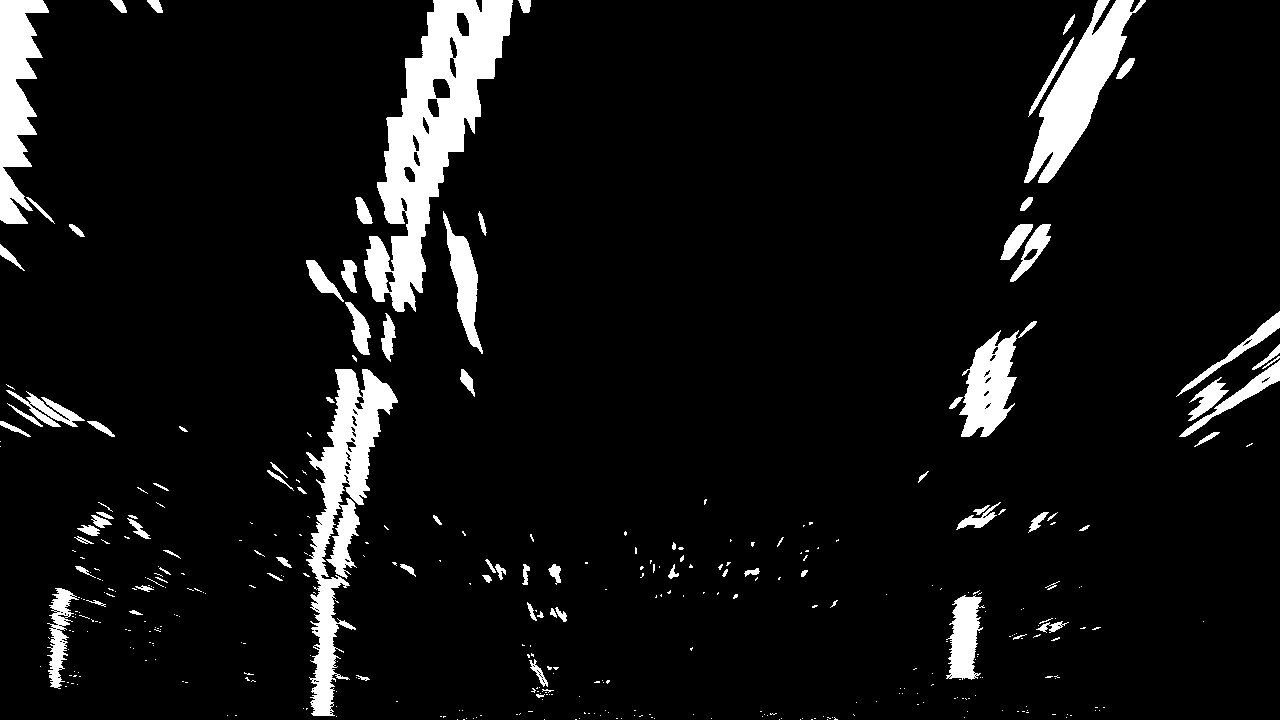
#> input picture warped.jpg, 1280 x 720 px
$ jupyter execute Lane_locator.ipynb   (older library calls are emulated)
#> lines starting #> are read from the running program, lines starting #| are printed output that depends on the picture
#> further down, img is the input picture: shape (720, 1280); min 0, max 255, mean 18.5
## How to locate lane pixels

In order to locate lane pixels, we employ couple of advanced methods here. One new feature that's introduced is the Line object. We use it to keep track of previous results.

### 1. Slide Window Search

[cell 1]
import cv2
import numpy as np
import matplotlib.pyplot as plt
import matplotlib.image as mpimg

[cell 2]
"""
Draw a 3-degree polynomial line on an image
"""
def draw_polyline(img, fit):
    y = np.linspace(0, img.shape[0]-1, img.shape[0])
    x = fit[0] * y**2 + fit[1] * y + fit[2]
    pts = np.array([np.transpose(np.vstack([x, y]))])
    cv2.polylines(img, np.int_(pts), isClosed=False, color=(255,255,0), thickness=3)
    return img

[cell 3]
"""
Sliding window search method. It's used to locate lane pixels from scratch, given no previous information.
Input: a binary image with birds' eye view.
Ouput: fitted left/right lane lines, a diagnosis image.
"""
def sliding_win_search(binary_warped, nwindows=9, margin=100, minpix=50):
    # A diagnosis image
#> called with nwindows = 9, margin = 100, minpix = 50
    diag_img = np.dstack((binary_warped, binary_warped, binary_warped))*255

    # Get the histogram of the bottom half of the image
    histogram = np.sum(binary_warped[binary_warped.shape[0]//2:,:], axis=0)
#> histogram = 1280 values, max 62445 at index 327, min 0 at index 208, mean 5170.2

    # Find the peak of the left and right halves of the histogram
    # These will be the starting point for the left and right lines
    midpoint = np.int(histogram.shape[0]/2)
#> midpoint = 640
    leftx_base = np.argmax(histogram[:midpoint])
#> leftx_base = 327
    rightx_base = np.argmax(histogram[midpoint:]) + midpoint
#> rightx_base = 971

    # Set height of windows
    window_height = np.int(binary_warped.shape[0]/nwindows)
#> window_height = 80

    # Identify the x and y positions of all nonzero pixels in the image
    nonzero = binary_warped.nonzero()
#> nonzero = 89486 positions, rows 0 to 719, columns 0 to 1279
    nonzeroy = np.array(nonzero[0])
    nonzerox = np.array(nonzero[1])
    # Current positions to be updated for each window
    leftx_current = leftx_base
#> leftx_current = 327
    rightx_current = rightx_base
#> rightx_current = 971

    # Create empty lists to receive left and right lane pixel indices
    left_lane_inds = []
    right_lane_inds = []

    # Step through the windows one by one
    for window in range(nwindows):
        # Identify window boundaries in x and y (and right and left)
        win_y_low = binary_warped.shape[0] - (window+1)*window_height
        win_y_high = binary_warped.shape[0] - window*window_height
        win_xleft_low = leftx_current - margin
        win_xleft_high = leftx_current + margin
        win_xright_low = rightx_current - margin
        win_xright_high = rightx_current + margin
        # Draw the windows on the visualization image
        cv2.rectangle(diag_img,(win_xleft_low,win_y_low),(win_xleft_high,win_y_high),(0,255,0), 3)
        cv2.rectangle(diag_img,(win_xright_low,win_y_low),(win_xright_high,win_y_high),(0,255,0), 3)
        # Identify the nonzero pixels in x and y within the window
        good_left_inds = ((nonzeroy >= win_y_low) & (nonzeroy < win_y_high) & (nonzerox >= win_xleft_low) & (nonzerox < win_xleft_high)).nonzero()[0]
        good_right_inds = ((nonzeroy >= win_y_low) & (nonzeroy < win_y_high) & (nonzerox >= win_xright_low) & (nonzerox < win_xright_high)).nonzero()[0]
        # Append these indices to the lists
        left_lane_inds.append(good_left_inds)
        right_lane_inds.append(good_right_inds)
        # If you found > minpix pixels, recenter next window on their mean position
        if len(good_left_inds) > minpix:
            leftx_current = np.int(np.mean(nonzerox[good_left_inds]))
        if len(good_right_inds) > minpix:
            rightx_current = np.int(np.mean(nonzerox[good_right_inds]))
#> this loop made 9 passes
#> (win_xleft_low, win_xleft_high, win_xright_low, win_xright_high, leftx_current, rightx_current) on passes 1 to 9: (227, 427, 871, 1071, 319, 968), (219, 419, 868, 1068, 327, 989), (227, 427, 889, 1089, 329, 1002), (229, 429, 902, 1102, 344, 977), (244, 444, 877, 1077, 366, 992), (266, 466, 892, 1092, 391, 1021), (291, 491, 921, 1121, 411, 1036), (311, 511, 936, 1136, 432, 1063), (332, 532, 963, 1163, 462, 1097)
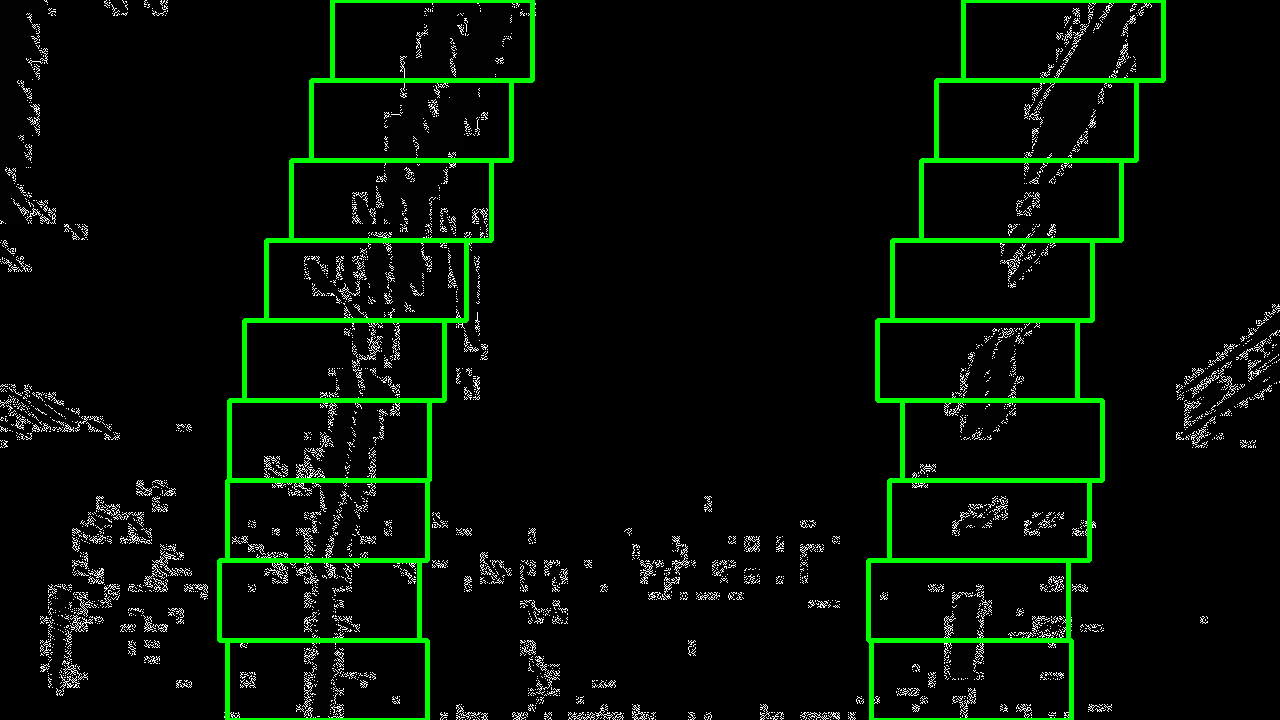
#> diag_img: shape (720, 1280, 3); mean of channels 0, 1, 2 6.1, 15.3, 6.1; drawn as R, G, B
#> after the loop, left_lane_inds = 9 items; right_lane_inds = 9 items

    # Concatenate the arrays of indices
    left_lane_inds = np.concatenate(left_lane_inds)
    right_lane_inds = np.concatenate(right_lane_inds)

    # Extract left and right line pixel positions
    leftx = nonzerox[left_lane_inds]
    lefty = nonzeroy[left_lane_inds]
    rightx = nonzerox[right_lane_inds]
    righty = nonzeroy[right_lane_inds]

    # Fit a second order polynomial to each
    left_fit = np.polyfit(lefty, leftx, 2)
#> left_fit = [0.000223, -0.391, 478.1]
    right_fit = np.polyfit(righty, rightx, 2)
#> right_fit = [0.00042, -0.48, 1115.2]

    # Highlight lane pixels and draw fit polynomials
    diag_img[nonzeroy[left_lane_inds], nonzerox[left_lane_inds]] = [255, 0, 0]
    diag_img[nonzeroy[right_lane_inds], nonzerox[right_lane_inds]] = [0, 0, 255]
    draw_polyline(diag_img, left_fit)
#> in draw_polyline, `x = fit[0] * y**2 + fit[1] * y + fit[2]`: x = 720 values, max 478.1 at index 0, min 312.5 at index 719, mean 376.1
#> in draw_polyline, `pts = np.array([np.transpose(np.vstack([x, y]))])`: pts = 720 pairs, first value 312.5 to 478.1, second value 0 to 719
    draw_polyline(diag_img, right_fit)
#> in draw_polyline (call 2), `x = fit[0] * y**2 + fit[1] * y + fit[2]`: x = 720 values, max 1115.2 at index 0, min 978.2 at index 571, mean 1015.2
#> in draw_polyline (call 2), `pts = np.array([np.transpose(np.vstack([x, y]))])`: pts = 720 pairs, first value 978.2 to 1115.2, second value 0 to 719
#> in draw_polyline (call 2), `cv2.polylines(img, np.int_(pts), isClosed=False, color=(255,255,0), th..`:
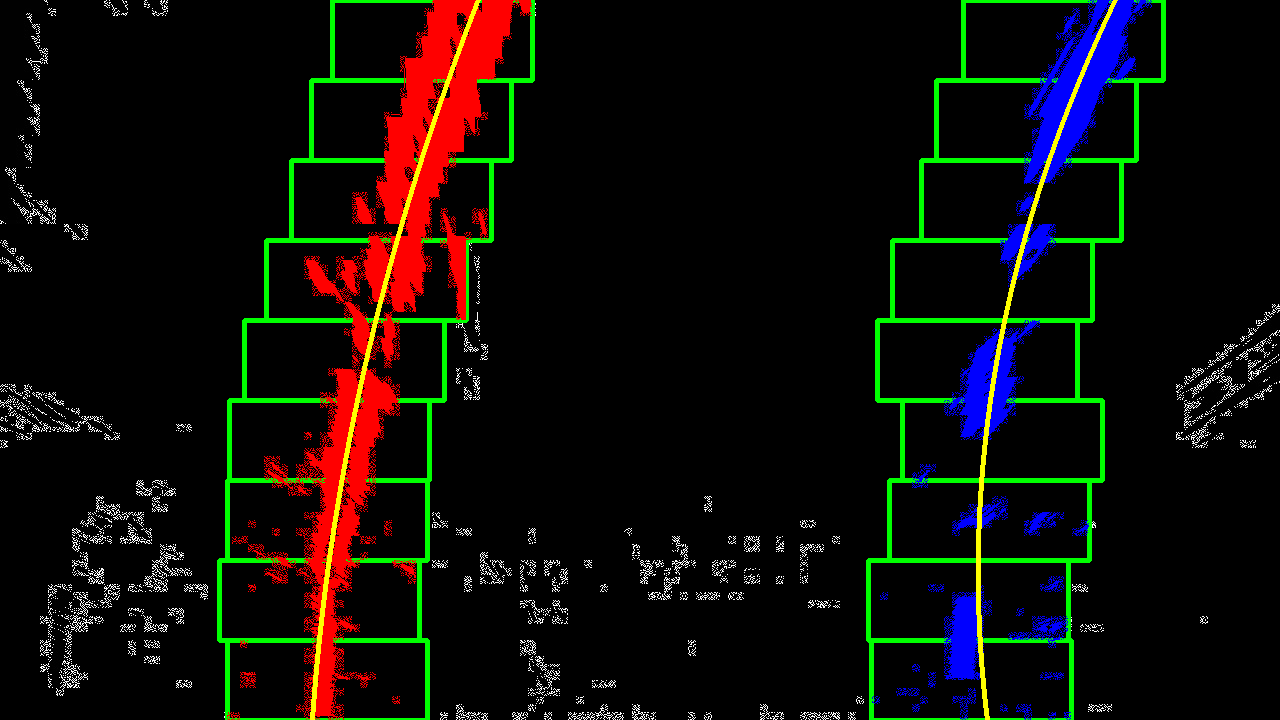
#> img: shape (720, 1280, 3); mean of channels 0, 1, 2 15.4, 12.9, 8.4; drawn as R, G, B

    return left_fit, right_fit, diag_img

[cell 4]
img = mpimg.imread('warped.jpg')
plt.imshow(img, cmap='gray')
plt.show()

left_fit, right_fit, diag_img = sliding_win_search(img)
#> left_fit = [0.000223, -0.391, 478.1]; right_fit = [0.00042, -0.48, 1115.2]
plt.imshow(diag_img)
plt.show()

### 2. Polynomial ROI search

If we keep track of the location of previous lane line, we can search around those lane lines.

[cell 5]
"""
Draw search region (Region of Interest) on an image
"""
def draw_roi(img, fit, margin):
    window_img = np.zeros_like(img)

    # Generate x and y values for plotting
    y = np.linspace(0, img.shape[0]-1, img.shape[0])
    x = fit[0] * y**2 + fit[1] * y + fit[2]

    line_window1 = np.array([np.transpose(np.vstack([x-margin, y]))])
    line_window2 = np.array([np.flipud(np.transpose(np.vstack([x+margin, y])))])
    line_pts = np.hstack((line_window1, line_window2))

    # Draw the lane onto the warped blank image
    cv2.fillPoly(window_img, np.int_([line_pts]), (0,255, 0))
    result = cv2.addWeighted(img, 1, window_img, 0.3, 0)
    return result

[cell 6]
"""
Search lane pixels within a polynomial ROI given the previous left and right lane polynomial function.
Input: a binary image from birds' eye view, left lane and right lane polynomial function.
Output: fitted left/right lane lines, a diagnosis image.
"""
def search_roi(binary_warped, left_fit, right_fit, margin=100):
#> called with left_fit = array of shape (3,), right_fit = array of shape (3,), margin = 100
    nonzero = binary_warped.nonzero()
#> nonzero = 89486 positions, rows 0 to 719, columns 0 to 1279
    nonzeroy = np.array(nonzero[0])
    nonzerox = np.array(nonzero[1])

    left_center = left_fit[0]*(nonzeroy**2) + left_fit[1]*nonzeroy + left_fit[2]
    left_lane_inds = ((nonzerox > (left_center - margin)) & (nonzerox < (left_center + margin)))
    right_center = right_fit[0]*(nonzeroy**2) + right_fit[1]*nonzeroy + right_fit[2]
    right_lane_inds = ((nonzerox > (right_center - margin)) & (nonzerox < (right_center + margin)))

    # Again, extract left and right line pixel positions
    leftx = nonzerox[left_lane_inds]
    lefty = nonzeroy[left_lane_inds]
    rightx = nonzerox[right_lane_inds]
    righty = nonzeroy[right_lane_inds]

    # Fit a second order polynomial to each
    left_fit = np.polyfit(lefty, leftx, 2)
#> left_fit = [0.000157, -0.347, 475.9]
    right_fit = np.polyfit(righty, rightx, 2)
#> right_fit = [0.000435, -0.489, 1115.9]


    #------------- VISUALIZE THE OUTPUT ------------------

    # Create an image to draw on and an image to show the selection window
    diag_img = np.dstack((binary_warped, binary_warped, binary_warped))*255
    # Color in left and right line pixels
    diag_img[nonzeroy[left_lane_inds], nonzerox[left_lane_inds]] = [255, 0, 0]
    diag_img[nonzeroy[right_lane_inds], nonzerox[right_lane_inds]] = [0, 0, 255]
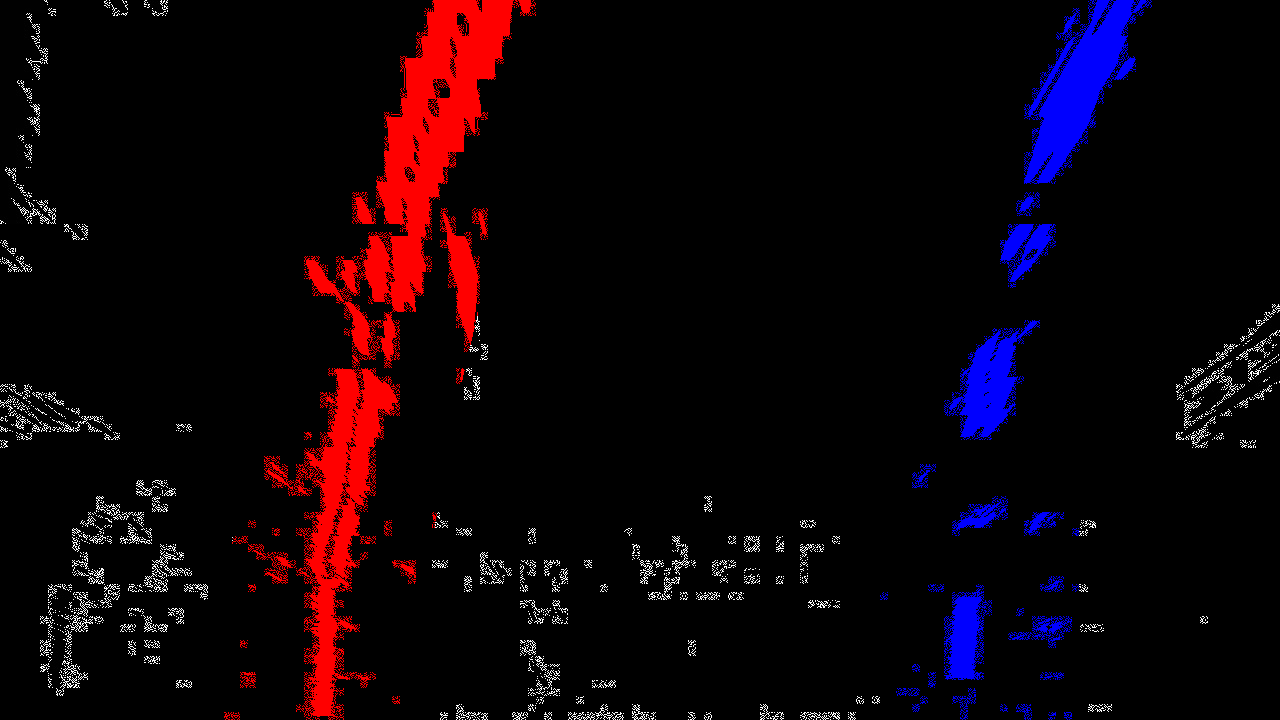
#> diag_img: shape (720, 1280, 3); mean of channels 0, 1, 2 14.4, 3, 8.9; drawn as R, G, B

    # Illustrate the search window area
    diag_img = draw_roi(diag_img, left_fit, margin)
#> in draw_roi, `x = fit[0] * y**2 + fit[1] * y + fit[2]`: x = 720 values, max 475.9 at index 0, min 307.6 at index 719, mean 378.2
#> in draw_roi, `line_window1 = np.array([np.transpose(np.vstack([x-margin, y]))])`: line_window1 = 720 pairs, first value 207.6 to 375.9, second value 0 to 719
#> in draw_roi, `line_window2 = np.array([np.flipud(np.transpose(np.vstack([x+margin, y..`: line_window2 = 720 pairs, first value 407.6 to 575.9, second value 0 to 719
#> in draw_roi, `line_pts = np.hstack((line_window1, line_window2))`: line_pts = 1440 pairs, first value 207.6 to 575.9, second value 0 to 719
    diag_img = draw_roi(diag_img, right_fit, margin)
    draw_polyline(diag_img, left_fit)
    draw_polyline(diag_img, right_fit)
#> in draw_polyline (call 4), `x = fit[0] * y**2 + fit[1] * y + fit[2]`: x = 720 values, max 1115.9 at index 0, min 978.5 at index 562, mean 1015.2
#> in draw_polyline (call 4), `pts = np.array([np.transpose(np.vstack([x, y]))])`: pts = 720 pairs, first value 978.5 to 1115.9, second value 0 to 719
#> in draw_polyline (call 4), `cv2.polylines(img, np.int_(pts), isClosed=False, color=(255,255,0), th..`:
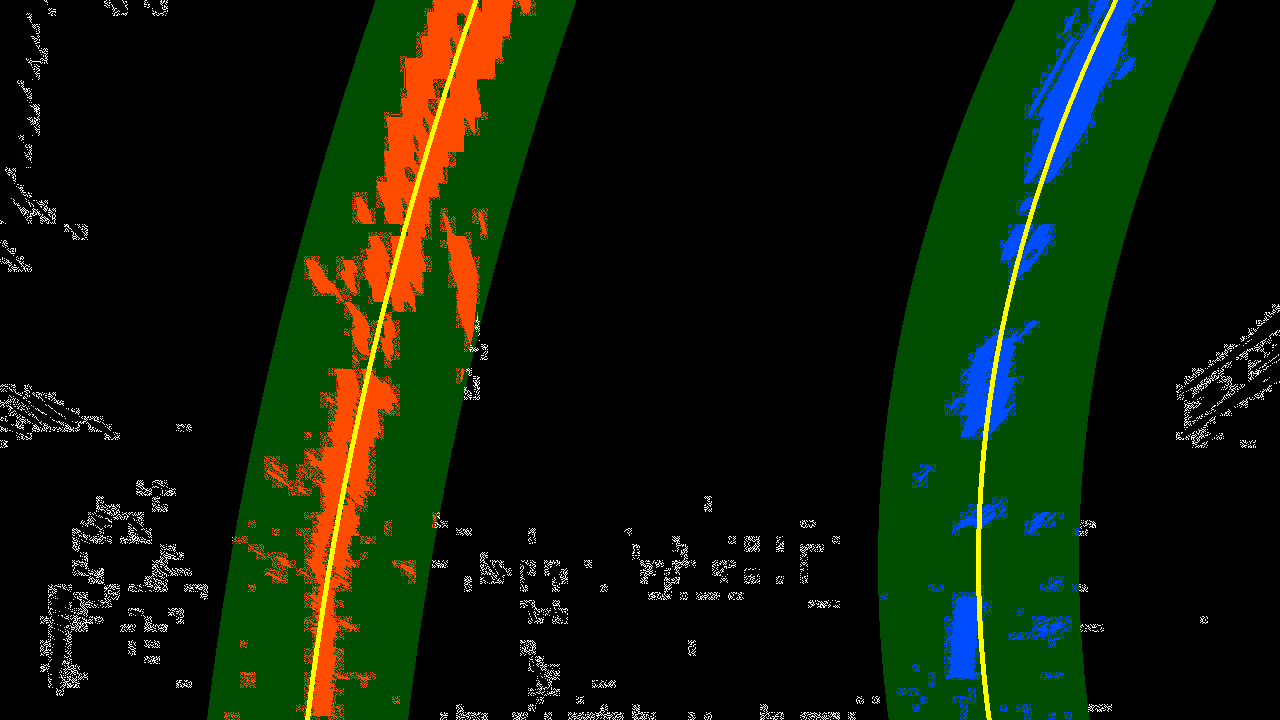
#> img: shape (720, 1280, 3); mean of channels 0, 1, 2 15.7, 28.2, 8.4; drawn as R, G, B
    return left_fit, right_fit, diag_img

[cell 7]
img = mpimg.imread('warped.jpg')
plt.imshow(img, cmap='gray')
plt.show()

left_fit, right_fit, diag_img = search_roi(img, left_fit, right_fit)
#> left_fit = [0.000157, -0.347, 475.9]; right_fit = [0.000435, -0.489, 1115.9]
plt.imshow(diag_img)
plt.show()
